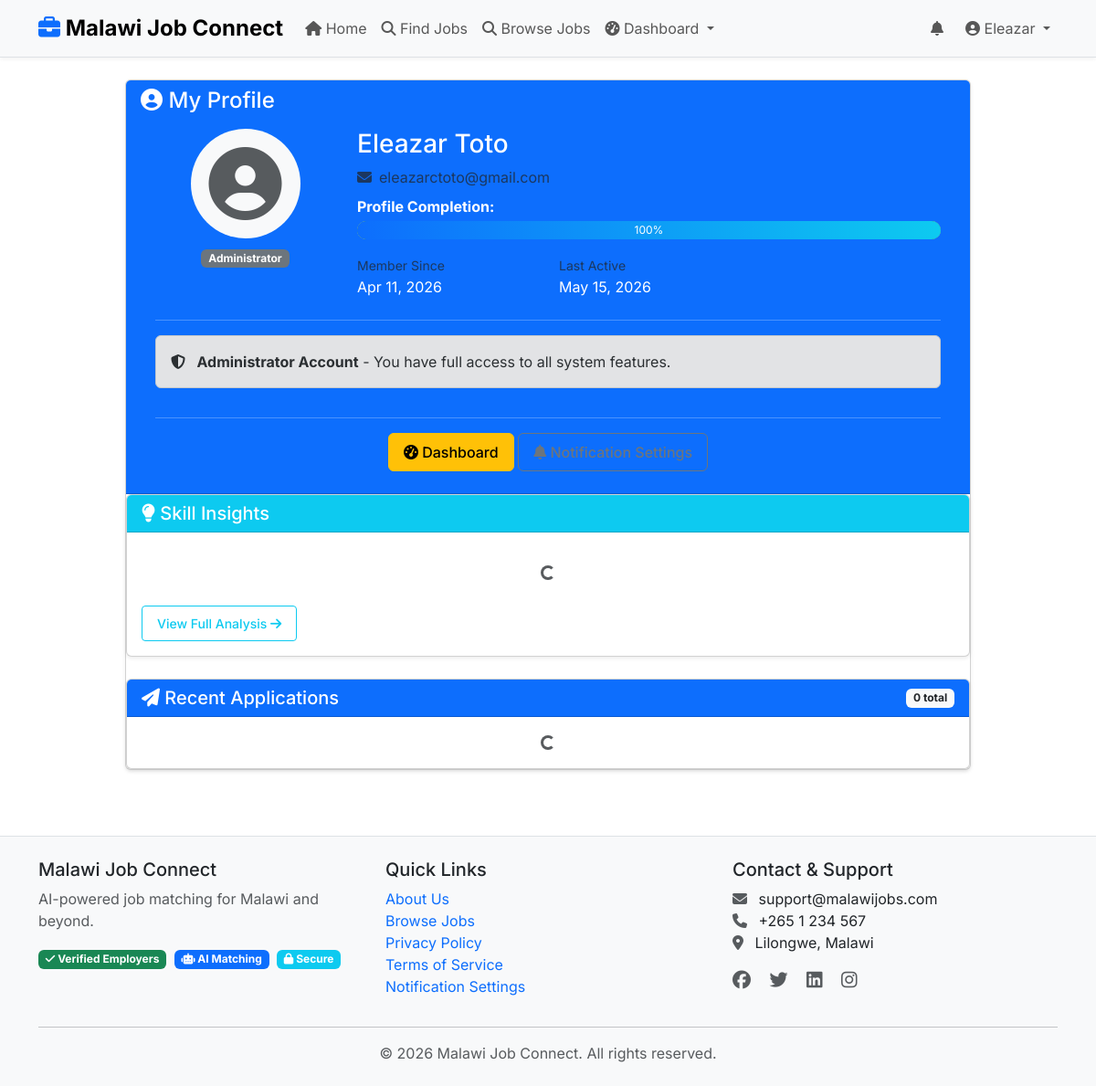
Before: /accounts/profile/ (signed in) with the older database file.
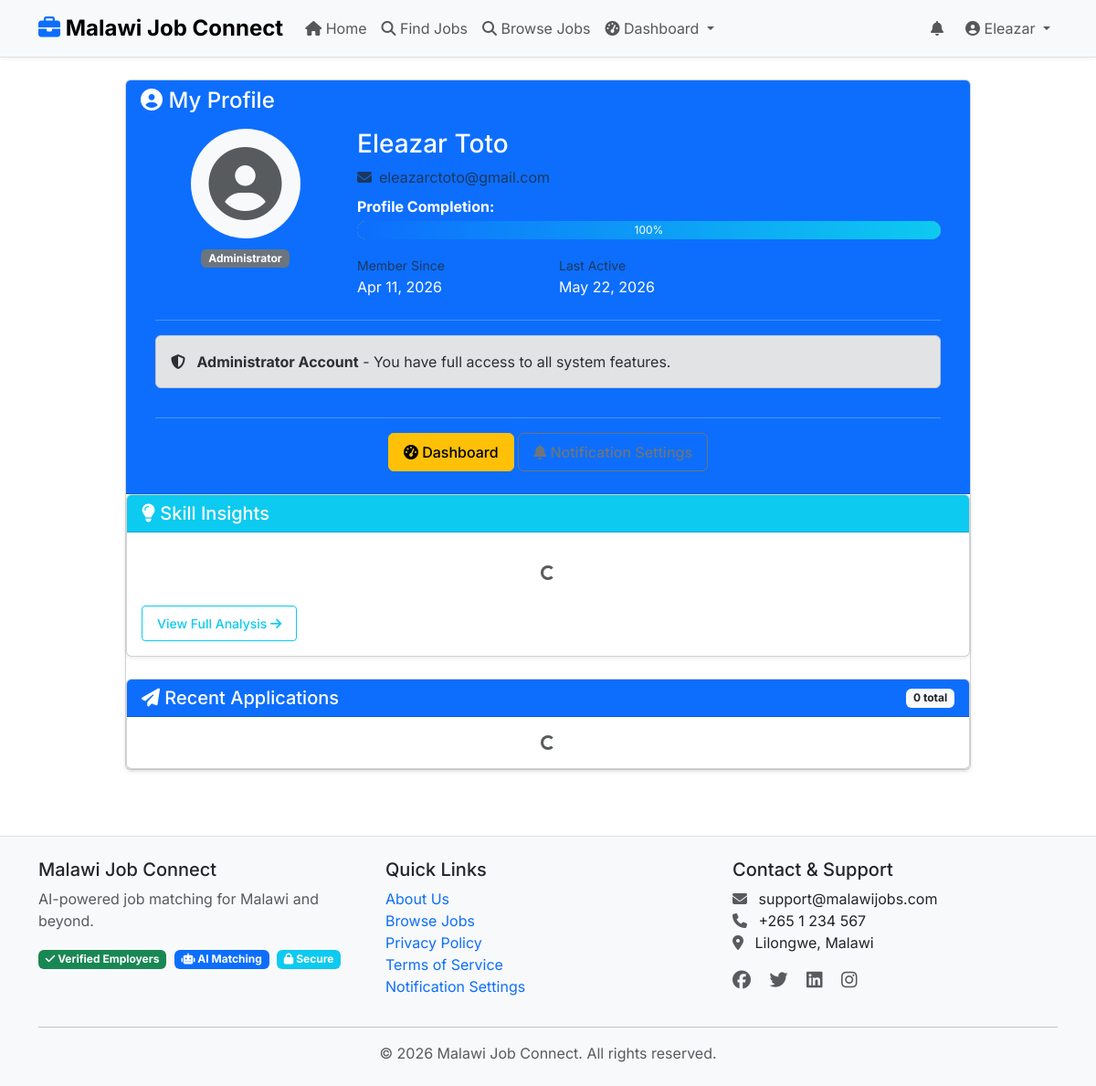
After: the same page with the newer database file.
### apps/accounts/models.py (models this page shows, shortened)
class User(AbstractUser):
    username = None
    email = models.EmailField(
        'Email Address',
        unique=True,
        error_messages={
            'unique': "A user with this email already exists.",
        }
    )
    USER_TYPE_CHOICES = (
        ('JOB_SEEKER', 'Job Seeker'),
        ('EMPLOYER', 'Employer'),
        ('ADMIN', 'Administrator'),
    )
    user_type = models.CharField(
        max_length=20,
        choices=USER_TYPE_CHOICES,
        default='JOB_SEEKER'
    )
    is_verified_employer = models.BooleanField(
        default=False,
        help_text="Admin verified employer account"
    )
    profile_completion_percentage = models.IntegerField(default=0)
    date_joined = models.DateTimeField(auto_now_add=True)
    last_activity = models.DateTimeField(auto_now=True)
    email_notifications = models.BooleanField(
        default=True,
        help_text="Receive email notifications about matching jobs"
    )
    in_app_notifications = models.BooleanField(
        default=True,
        help_text="Receive in-app notifications"
    )
    objects = UserManager()
    USERNAME_FIELD = 'email'
    REQUIRED_FIELDS = ['first_name', 'last_name']
    class Meta:
        db_table = 'users'
        verbose_name = 'User'
        verbose_name_plural = 'Users'
        ordering = ['-date_joined']
    @property
    def display_user_type(self):
        if self.is_superuser or self.is_staff:
            return 'Administrator'
        return self.get_user_type_display()
    def get_full_name(self):
        if self.first_name and self.last_name:
            return f"{self.first_name} {self.last_name}"
        return self.email

### apps/accounts/views.py (the view)
# urls.py: path('profile/', views.profile_view, name='profile'),
@login_required
def profile_view(request):
    profile = request.user.profile
    completion_percentage = request.user.profile_completion_percentage
    user_type = request.user.user_type
    if request.user.is_staff or user_type == 'ADMIN':
        completion_percentage = 100
        user_type = 'ADMIN'
    context = {
        'profile': profile,
        'completion_percentage': completion_percentage,
        'user_type': user_type,
    }
    if user_type == 'JOB_SEEKER':
        context.update({
            'skills_list': profile.get_skills_list(),
            'locations_list': profile.get_preferred_locations_list(),
        })
    if user_type in ['EMPLOYER', 'ADMIN']:
        context.update({
            'is_verified': request.user.is_verified_employer,
        })
    return render(request, 'accounts/profile.html', context)

### templates/accounts/profile.html (shortened to what the changed rows need)
{% extends 'base/base.html' %}
{% load static %}
{% block content %}
<div class="container mt-4">
    <div class="row">
        <div class="col-lg-10 mx-auto">
            {% with display_user=viewed_user|default:user %}
            <div class="card shadow-sm mb-4">
                <div class="card-header bg-primary text-white">
                <div class="card-body">
                    <div class="row mb-4">
                        <div class="col-md-3 text-center">
                            <div class="mt-2">
                                <span class="badge bg-secondary">{{ display_user.display_user_type|default:display_user.user_type }}</span>
                            </div>
                        </div>
                        <div class="col-md-9">
                            <h3>{{ display_user.get_full_name|default:display_user.email }}</h3>
                            <p class="text-muted mb-2">
                                <i class="fas fa-envelope me-2"></i>{{ display_user.email }}
                            </p>
                            <div class="mb-2">
                                <strong>Profile Completion:</strong>
                                <div class="progress mt-1" style="height: 20px;">
                                </div>
                            </div>
                            <div class="row mt-3">
                                <div class="col-sm-4">
                                    <small class="text-muted">Member Since</small>
                                    <p class="mb-0">{{ display_user.date_joined|date:"M d, Y" }}</p>
                                </div>
                                <div class="col-sm-4">
                                    <small class="text-muted">Last Active</small>
                                    <p class="mb-0">{{ display_user.last_activity|date:"M d, Y" }}</p>
                                </div>
                            </div>
                        </div>
                    </div>
                </div>
            </div>
        </div>
    </div>
</div>
{% endwith %}
{% endblock %}

### templates/base/base.html (shortened to what the changed rows need)
<!DOCTYPE html>
<html lang="en">
<head>
    <link href="https://cdn.jsdelivr.net/npm/bootstrap@5.3.3/dist/css/bootstrap.min.css" rel="stylesheet">
    <link rel="stylesheet" href="https://cdnjs.cloudflare.com/ajax/libs/font-awesome/6.5.2/css/all.min.css">
    {% load static %}
    <link rel="stylesheet" href="{% static 'css/custom.css' %}">
</head>
<body>
    <nav class="navbar navbar-expand-lg navbar-light bg-light border-bottom">
        <div class="container">
            <div class="collapse navbar-collapse" id="navbarNav">
                <ul class="navbar-nav ms-auto">
                    {% if user.is_authenticated %}
                    <li class="nav-item dropdown me-2">
                        <a class="nav-link position-relative" href="#" data-bs-toggle="dropdown"
                            id="notificationDropdownBtn">
                            <i class="fas fa-bell"></i>
                        </a>
                    </li>
                    <li class="nav-item dropdown">
                        <a class="nav-link dropdown-toggle" href="#" data-bs-toggle="dropdown">
                            <i class="fas fa-user-circle"></i>
                            {{ user.first_name|default:user.email|truncatechars:20 }}
                        </a>
                    </li>
                    {% endif %}
                </ul>
            </div>
        </div>
    </nav>
        <main>
            {% block content %}{% endblock %}
        </main>
</body>
</html>

Changed rows visible on the page:
changed User "Eleazar Toto": last_activity "May 15, 2026" → "May 22, 2026"
